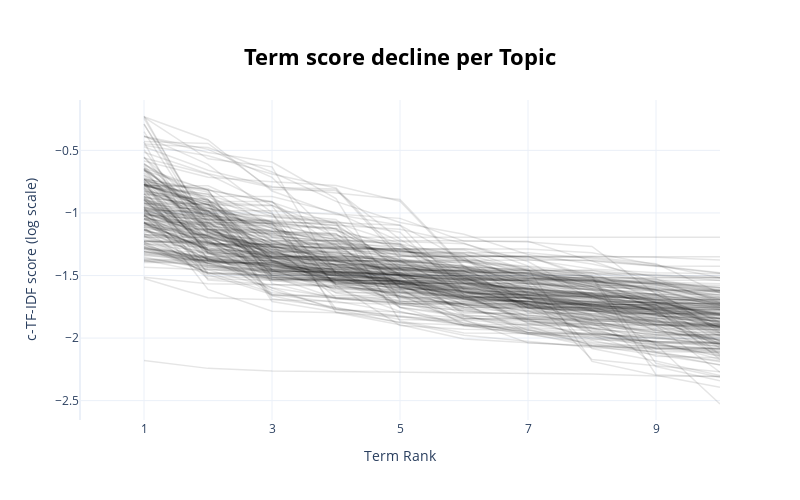

The cell this chart's notebook holds for it:
### Code cell
topic_model.visualize_term_rank(log_scale=True)
